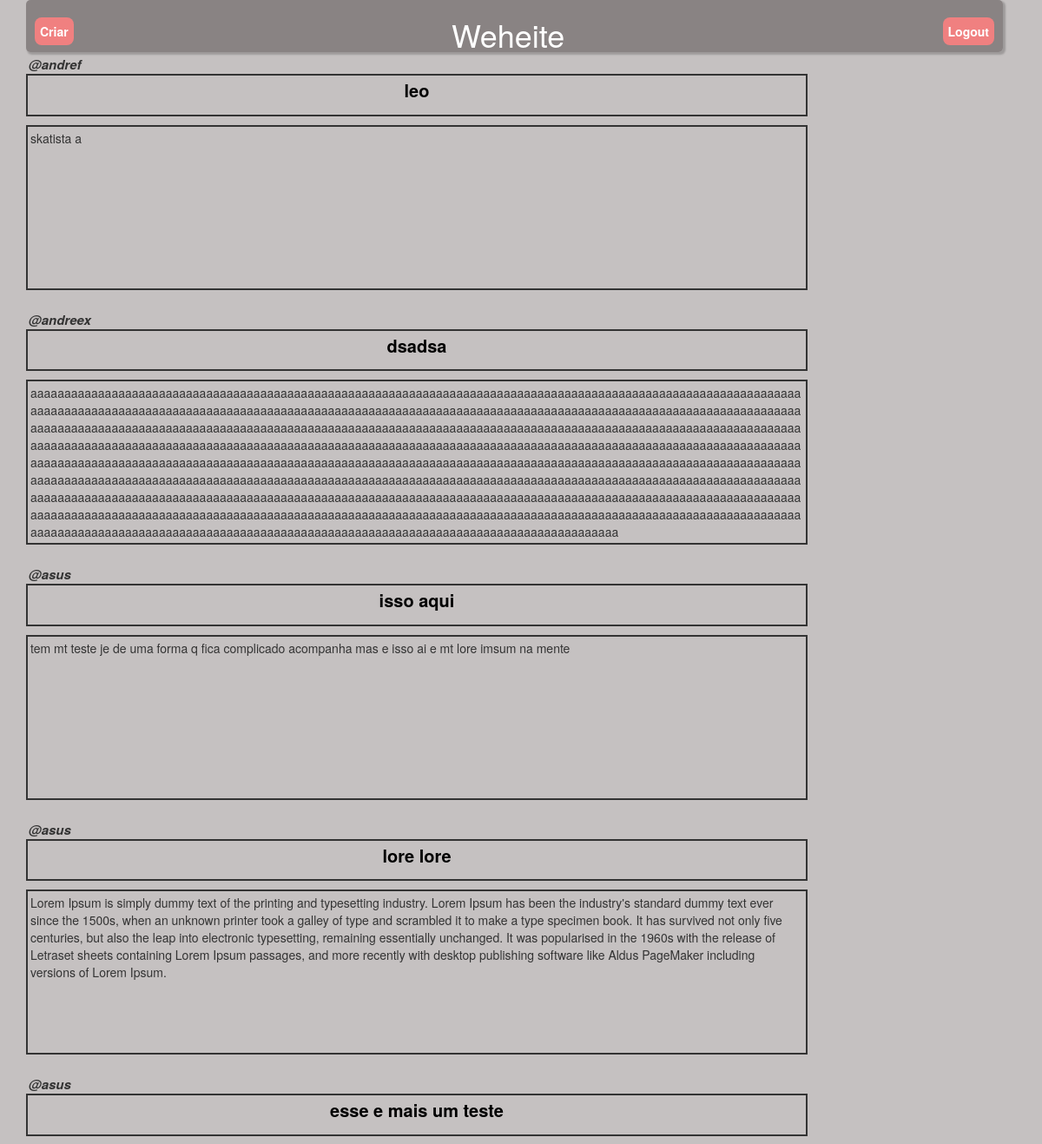
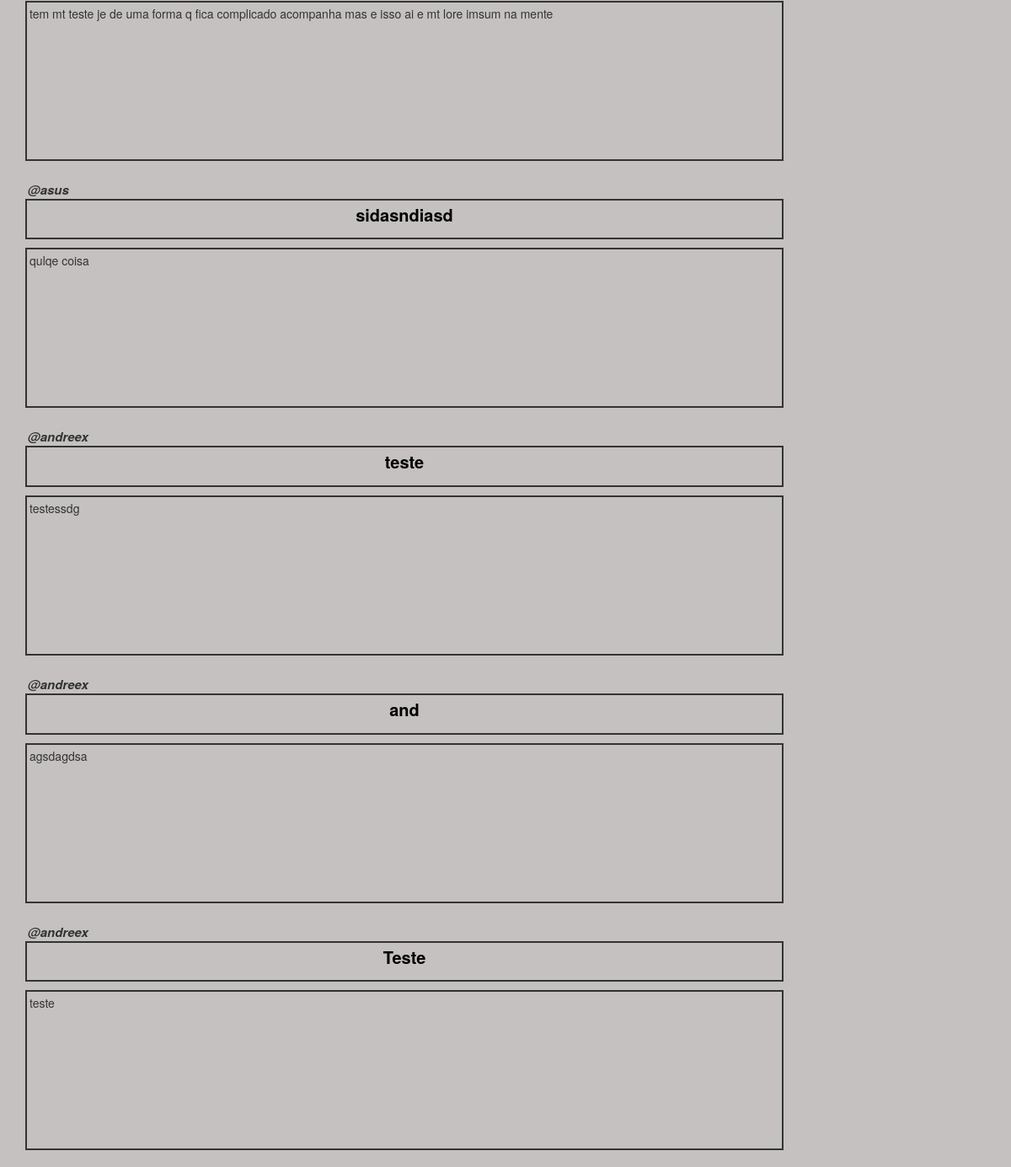
The page / (signed in) on the database its author committed (2 pictures, top to bottom).
### users/models.py (models this page shows, shortened)
class Forum(models.Model):
    autor = models.ForeignKey(User, on_delete=models.SET_NULL,null=True)
    title = models.TextField(max_length=255)
    body = models.TextField(max_length=10000)

### users/views.py (the view)
# urls.py: 2. Add a URL to urlpatterns:  path('', views.home, name='home')
def home(request):
    discussao = Forum.objects.all().order_by(
        '-id')  # Collect all records from table
    return render(request, 'users/home.html', {'discussao': discussao})

### users/templates/users/home.html (shortened to what this page needs)
{% extends 'users/base.html' %}
{% block content %}
{% if user.is_authenticated %}
<header>
    <a class="a3" href="{% url 'forum' %} ">Criar</a>
    <h1>Weheite</h1>
    <a class="a2" href="{% url 'logout' %} ">Logout</a>
</header>
<br>
<br>
<br>
{% for posts in discussao %}
<div class="BoxAutor">
    <p><b><i>@{{posts.autor}}</i></b></p>
</div>
<div class="BoxTitle">
    <a class="a5" href="{{posts.id}}/detailForum/">
        <p><b>{{posts.title}}</b></p>
    </a>
</div>
<div class="BoxBody">
    <p class="TextBody">{{posts.body}}</p>
</div>
<br>
{% endfor %}
{% endif %}
{% endblock content %}

### users/templates/users/base.html (shortened to what this page needs)
<!DOCTYPE html>
<html lang="en">
<head>
    <link rel="stylesheet" href="https://maxcdn.bootstrapcdn.com/bootstrap/3.3.7/css/bootstrap.min.css">
</head>
<body>
    <div class="container">
        {% block content %}
        {% endblock content %}
    </div>
</body>
</html>

### users/templates/users/home.html (style rules this page uses)
:root { font-size: 14px; font-family: 'Segoe UI', Tahoma, Geneva, Verdana, sans-serif; }
body { background-color: rgb(197, 193, 193); }
header { position: fixed; color: white; height: 60px; background-color: rgba(122, 116, 116, 0.8); display: flex; justify-content: space-between; width: 1125px; border-bottom: grey; border-radius: 5px; box-shadow: 2px 2px 2px 1px rgba(0, 0, 0, 0.2); }
h1 { padding-bottom: 10px; }
a { text-decoration: none; }
.a5 { color: black; }
.BoxAutor { width: fit-content; height: 25px; background: none; padding: 3px; font-size: 15px; }
.BoxTitle { width: 900px; text-align: center; background: none; border: 2px solid; padding: 3px; font-size: 20px; }
.BoxBody { margin-top: 10px; width: 900px; height: 190px; background: none; border: 2px solid; padding: 3px; font-size: 1rem; }
.a3 { text-decoration: none; background-color: lightcoral; height: fit-content; width: fit-content; padding: 6px; color: #fff; font-weight: bolder; text-decoration: none; border-radius: 8px; margin-left: 10px; margin-top: 20px; }
.a2 { text-decoration: none; background-color: lightcoral; height: fit-content; width: fit-content; padding: 6px; color: #fff; font-weight: bolder; text-decoration: none; border-radius: 8px; margin-right: 10px; margin-top: 20px; }
.TextBody { word-wrap: break-word; }

### rows shown on the page
Forum: autor "andref", title "leo", body "skatista a"
Forum: autor "andreex", title "dsadsa", body "aaaaaaaaaaaaaaaaaaaaaaaaaaaaaaaaaaaaaaaaaaaaaaaaaaaaaaaaaaaaaaaaaaaaaaaaaaaaaaaaaaaaaaaaaaaaaaaaaaaaaaaaaaaaaaaaaaaaaaaaaaaaaaaaaaaaaaaaaaaaaaaaaaaaaaaaaaaaaaaaaaaaaaaaaaaaaaaaaaaaaaaaaaaaaaaaaaaaaaaaaaaaaaaaaaaaaaaaaaaaaaaaaaaaaaaaaaaaaaaaaaaaaaaaaaaaaaaaaaaaaaaaaaaaaaaaaaaaaaaaaaaaaaaaaaaaaaaaaaaaaaaaaaaaaaaaaaaaaaaaaaaaaaaaaaaaaaaaaaaaaaaaaaaaaaaaaaaaaaaaaaaaaaaaaaaaaaaaaaaaaaaaaaaaaaaaaaaaaaaaaaaaaaaaaaaaaaaaaaaaaaaaaaaaaaaaaaaaaaaaaaaaaaaaaaaaaaaaaaaaaaaaaaaaaaaaaaaaaaaaaaaaaaaaaaaaaaaaaaaaaaaaaaaaaaaaaaaaaaaaaaaaaaaaaaaaaaaaaaaaaaaaaaaaaaaaaaaaaaaaaaaaaaaaaaaaaaaaaaaaaaaaaaaaaaaaaaaaaaaaaaaaaaaaaaaaaaaaaaaaaaaaaaaaaaaaaaaaaaaaaaaaaaaaaaaaaaaaaaaaaaaaaaaaaaaaaaaaaaaaaaaaaaaaaaaaaaaaaaaa…"
Forum: autor "asus", title "isso aqui", body "tem mt teste je de uma forma q fica complicado acompanha mas e isso ai e mt lore imsum na mente"
Forum: autor "asus", title "lore lore", body "Lorem Ipsum is simply dummy text of the printing and typesetting industry. Lorem Ipsum has been the industry's standard dummy text ever since the 1500s, when an unknown printer took a galley of type and scrambled it to make a type specimen book. It has survived not only five centuries, but also the leap into electronic typesetting, remaining essentially unchanged. It was popularised in the 1960s with the release of Letraset sheets containing Lorem Ipsum passages, and more recently with desktop publishing software like Aldus PageMaker including versions of Lorem Ipsum."
Forum: autor "asus", title "esse e mais um teste", body "tem mt teste je de uma forma q fica complicado acompanha mas e isso ai e mt lore imsum na mente"
Forum: autor "asus", title "sidasndiasd", body "qulqe coisa"
Forum: autor "andreex", title "teste", body "testessdg"
Forum: autor "andreex", title "and", body "agsdagdsa"
Forum: autor "andreex", title "Teste", body "teste"
